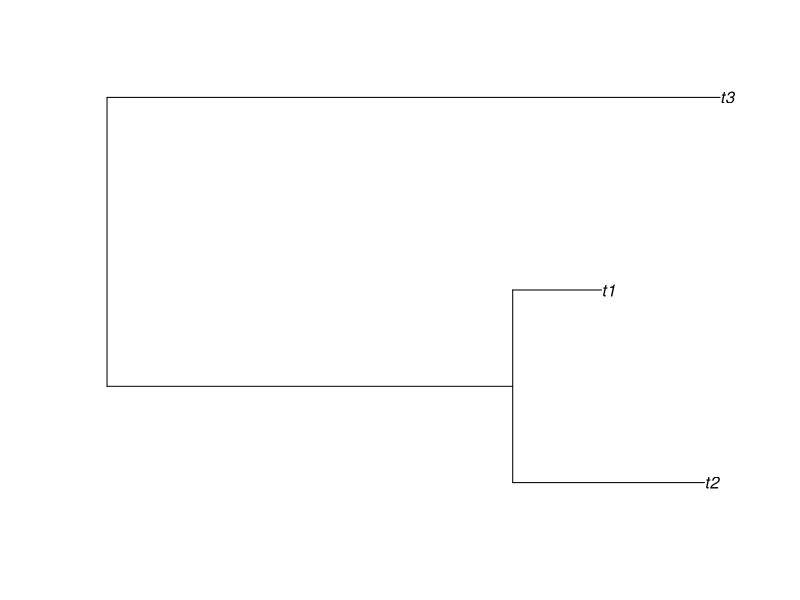
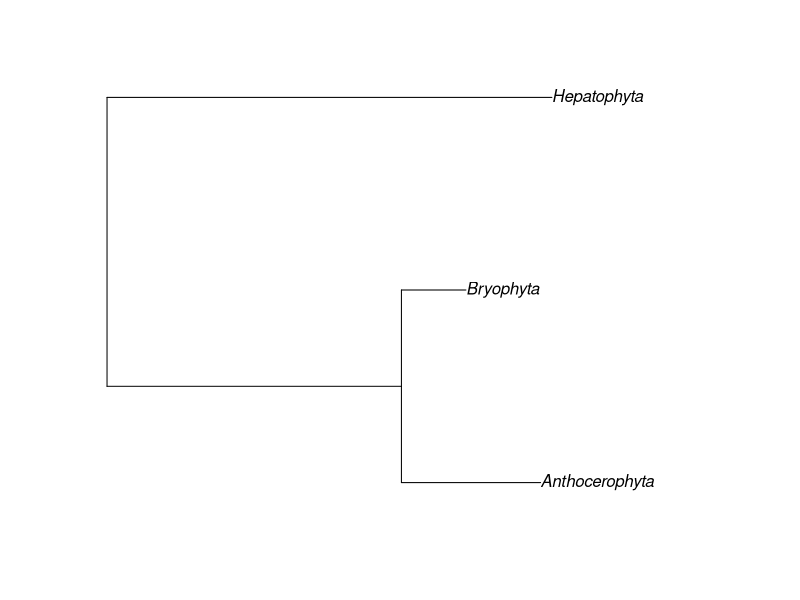
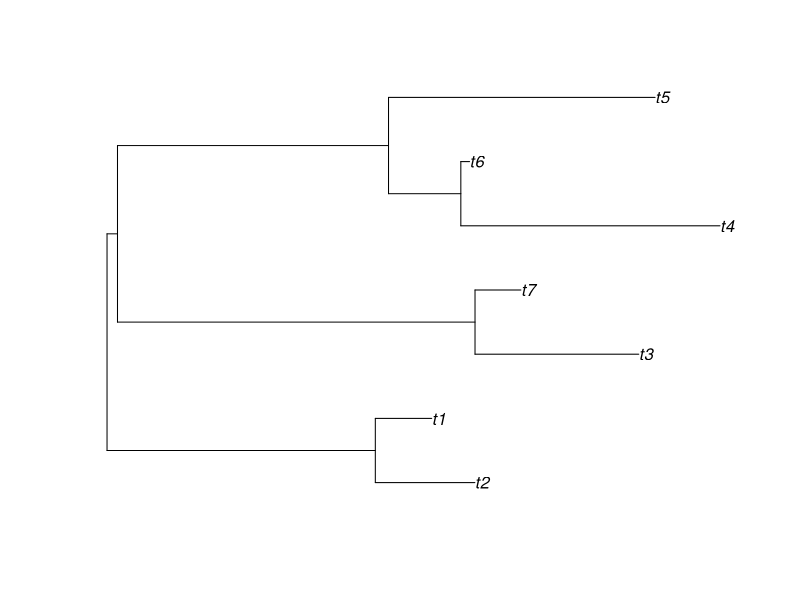
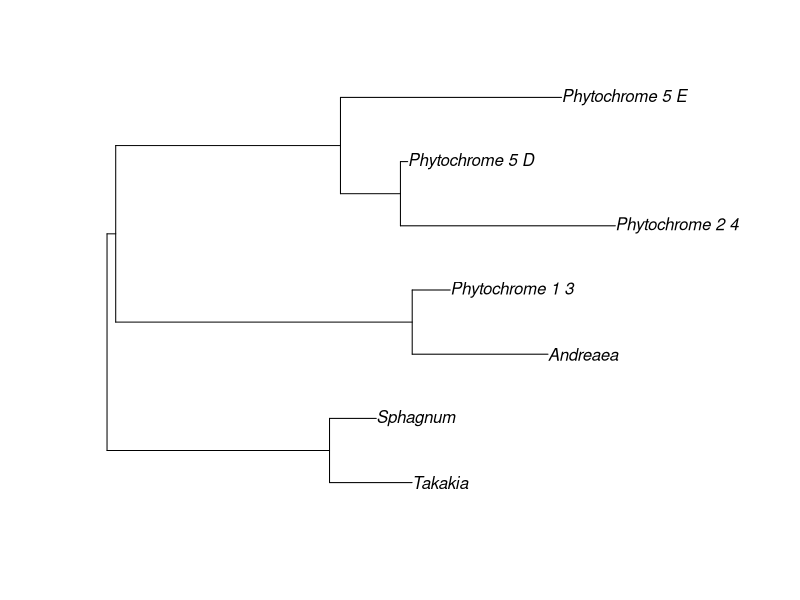

These figures' R source, in order:
## ---- chunk 1
Node = c("Node34", "Node87", "Node80") 
LRT = c("20.3470", "15.2783", "13.1131")
Pvalue = c("0.0012", "0.0150", "0.0441")

ABtest <- data.frame(Node,
                     LRT,
                     Pvalue)
ABtest
## ---- chunk 2

library(ape)
oldtips <- c("t2", "t1", "t3")
oldtree <- rtree(n = 3, tip.label = oldtips)
plot(oldtree)

new_tiplabels <- c("Anthocerophyta", "Bryophyta", "Hepatophyta")
oldtree$tip.label <- new_tiplabels
plot(oldtree)
## ---- chunk 3
library(ape)
labelstip <- c("t1", "t2", "t3", "t4", "t5", "t6", "t7")
firstt <- rtree(n = 7, tip.label = labelstip)
plot(firstt)
brandnew <- c("Takakia", "Sphagnum", "Andreaea",  "Phytochrome 1_3", "Phytochrome 2_4", "Phytochrome 5_D", "Phytochrome 5_E")
firstt$tip.label <- brandnew
plot(firstt)
